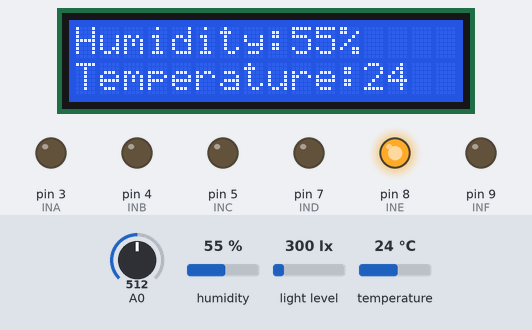
Recording of a sketch running on a simulated Arduino Mega 2560, built with avr-gcc and run on an emulated ATmega2560. On the bench: 16×2 character LCD, output pins drawn as LEDs (lit = HIGH). Inputs (shaded band) come from the test bench; at power-on: light level 300 lx, humidity 55 %, temperature 24 °C, A0 = 512. What the sketch prints to the serial monitor is not drawn.

Above: at 2.2 s.
2.3 s: light level set to 112 lx
At 6.0 s:
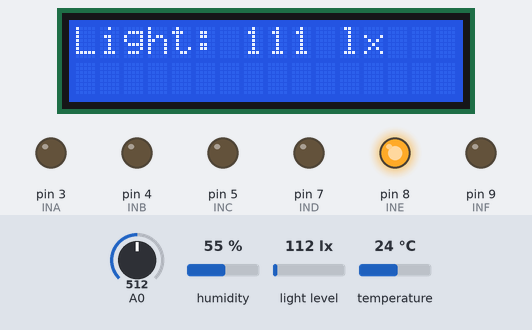
8.9 s: light level set to 95 lx
At 12.5 s:
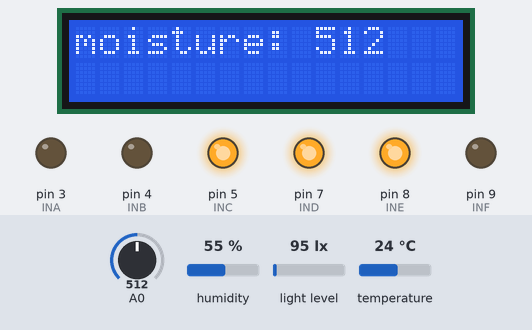
14.2 s: humidity set to 46 %
At 15.3 s:
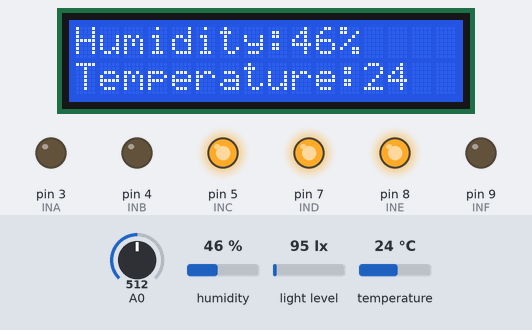
16.4 s: humidity set to 43 %
At 22.1 s:
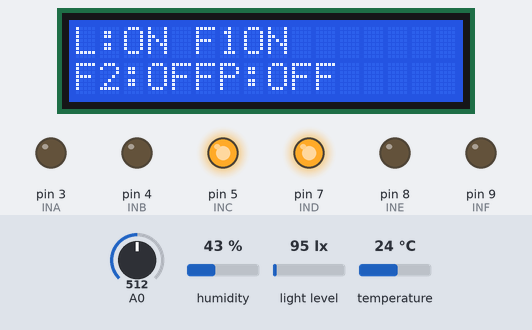
23.8 s: temperature set to 31 °C
At 28.1 s:
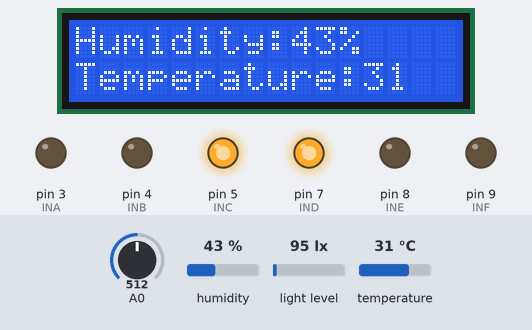
29.1 s: temperature set to 34 °C
At 34.8 s:
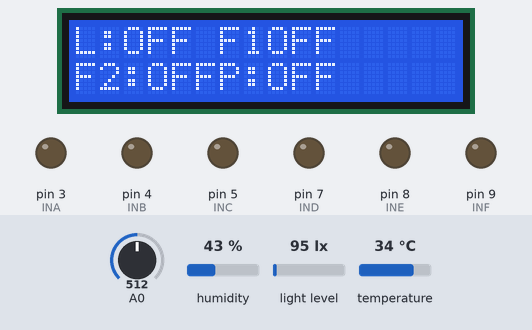
Timing chart, 0 to 37.7 s (numbered marks = the images above; inputs shaded):
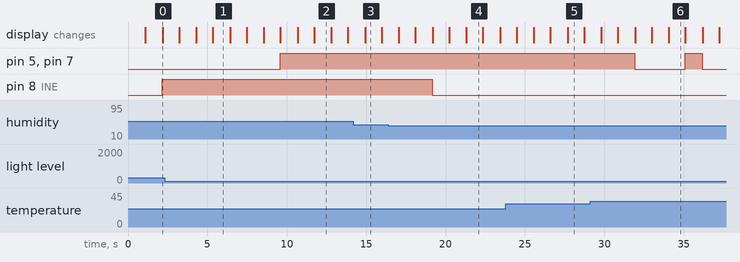

Measured:
- the behaviour switches between 101 and 100 lx on light level (found by bisection; images 1 and 2)
- the behaviour switches between 45 and 44 % on humidity (found by bisection; images 3 and 4)
- the behaviour switches between 32 and 33 °C on temperature (found by bisection; images 5 and 6)
- after the input at 8.9 s, pin 5 (INC), pin 7 (IND): LOW → HIGH after 0.68 s
- after the input at 16.4 s, pin 8 (INE): HIGH → LOW after 2.8 s
- after the input at 29.1 s, pin 5 (INC), pin 7 (IND): HIGH → LOW after 2.8 s, → HIGH 3.2 s later, → LOW 1.1 s later
- what the display in image 1 shows lasts 1.1 s, from 5.3 s to 6.4 s

The sketch:

testdemo.ino
```cpp
int count=0;
//BH1750
#include <Wire.h>
#include "BH1750.h"
BH1750 lightMeter;

//DHT11
#include "DHT11.h"
DHT11 DHT;
#define DHT11_PIN 42

//screen
#include "LiquidCrystal_I2C.h"
LiquidCrystal_I2C lcd(0x27,16,2);

//bluetooth
char serialData;

//power
#define INA  3
#define INB  4
#define INC  5
#define IND  7
#define INE  8
#define INF  9

int humidity;

bool skate[4]={false};
String machine[4]={"L:"," F1","F2:","P:"};
bool isAuto=true;

void setup(){
  Serial.begin(9600);
  Serial1.begin(9600);
  Serial1.println("Welcome");

  //btSerial.begin(9600);
  lightMeter.begin();               //initialize BH1750

  lcd.init();                      // initialize the lcd
  lcd.backlight();
  lcd.clear();
  lcd.setCursor(4,0);
  lcd.print("Welcome");

  pinMode(INA, OUTPUT);
  pinMode(INB, OUTPUT);
  pinMode(INC, OUTPUT);
  pinMode(IND, OUTPUT);
  pinMode(INE, OUTPUT);
  pinMode(INF, OUTPUT);

  delay(1000);
}

void getLight(){
  uint16_t lux = lightMeter.readLightLevel();
  Serial.print("Light: ");
  Serial.print(lux);
  Serial.println(" lx");

  if(isAuto){
    if(lux<100){
      digitalWrite(INC,HIGH);     //open the light
      digitalWrite(IND,HIGH);
      skate[0]=true;
      skate[1]=true;
    }
    else if(lux>200){
      digitalWrite(INC,LOW);      //close the light
      digitalWrite(IND,LOW);
      skate[0]=false;
      skate[1]=false;
    }
    else{
      ;
    }
  }

  //lcd
  lcd.clear();
  lcd.setCursor(0, 0);
  lcd.print("Light: ");
  lcd.print(lux,DEC);
  lcd.print(" lx");

  //bluetooth
  Serial1.print("Light: ");
  Serial1.print(lux);
  Serial1.println(" lx");
}

void getHumTem(){
  int chk;
  Serial.print("DHT11, \t");
  chk = DHT.read(DHT11_PIN);    // READ DATA
  switch (chk){
    case DHTLIB_OK:
                Serial.print("OK,\t");
                break;
    case DHTLIB_ERROR_CHECKSUM:
                Serial.print("Checksum error,\t");
                break;
    case DHTLIB_ERROR_TIMEOUT:
                Serial.print("Time out error,\t");
                break;
    default:
                Serial.print("Unknown error,\t");
                break;
  }
  // DISPLAT DATA
  Serial.print("hum:");
  Serial.print(DHT.humidity,1);
  Serial.print(",\t");
  Serial.print("tem:");
  Serial.println(DHT.temperature,1);

  if(isAuto){
    if(DHT.humidity>50){
      digitalWrite(INE,HIGH);     //fan2
      skate[2]=true;
    }
    else if(DHT.humidity<45){
      digitalWrite(INE,LOW);
      skate[2]=false;
    }
    if(DHT.temperature>32){
      digitalWrite(INC,LOW);      //close the light and fan1
      digitalWrite(IND,LOW);
      skate[0]=false;
      skate[1]=false;
    }
  }

  //lcd
  lcd.clear();
  lcd.setCursor(0,0);
  lcd.print("Humidity:");
  lcd.print(DHT.humidity);
  lcd.print("%");

  lcd.setCursor(0,1);
  lcd.print("Temperature:");
  lcd.print(DHT.temperature);

  //bluttooth
  Serial1.print("hum:");
  Serial1.print(DHT.humidity,1);
  Serial1.print(",\t");
  Serial1.print("tem:");
  Serial1.println(DHT.temperature,1);

  humidity= DHT.humidity;
}

void getMoisture(int humidity){
  int val=0;
  val=analogRead(0);   //传感器接于模拟口0
  Serial.print("Moisture:");
  Serial.println(val,DEC);//从串口发送数据并换行

  //lcd
  lcd.clear();
  lcd.setCursor(0,0);
  lcd.print("moisture: ");
  lcd.print(val);

  if(isAuto){
    if(val<2&&humidity>30){
      digitalWrite(INF,HIGH);
      skate[3]=true;
    }
    else if(val>2.3){
      digitalWrite(INF,LOW);
      skate[3]=false;
    }
    else{
      ;
    }
  }

  //bluttooth
  Serial1.print("Moisture:");
  Serial1.println(val,DEC);
}

void printSkate(){
  lcd.clear();
  lcd.setCursor(0,0);

  for(int i=0;i<4;i++){
    if(i==2){
      lcd.setCursor(0,1);
    }
    lcd.print(machine[i]);
    Serial1.print(machine[i]);
    if(skate[i]){
      lcd.print("ON");
      Serial1.println("ON");
    }
    else{
      lcd.print("OFF");
      Serial1.println("OFF");
    }
  }
}

void blControl(char serialData){
  switch(serialData){
    case '1':
      digitalWrite(INC,HIGH);
      skate[0]=true;
      break;
    case '2':
      digitalWrite(INC,LOW);
      skate[0]=false;
      break;
    case '3':
      digitalWrite(IND,HIGH);
      skate[1]=true;
      break;
    case '4':
      digitalWrite(IND,LOW);
      skate[1]=false;
      break;
     case '5':
      digitalWrite(INE,HIGH);
      skate[2]=true;
      break;
     case '6':
      digitalWrite(INE,LOW);
      skate[2]=false;
      break;
     case '7':
      digitalWrite(INF,HIGH);
      skate[3]=true;
      break;
     case '8':
      digitalWrite(INF,LOW);
      skate[3]=false;
      break;
     default:
      break;
  }
}

void loop() {
  if(count==0){
    //BH1750
    getLight();
  }
  else if(count==1000){
    //DHT11
    getHumTem();
    Serial.println(humidity);
  }
  else if(count==2000){
    //Moisture
    getMoisture(humidity);
  }
  else if(count==3000){
    //print skate
    printSkate();
  }
  else{
    //bluttooth
    if(Serial1.available()){
      serialData=Serial1.read();
      if(serialData=='a'){        //手动模式
        isAuto=false;
      }
      else if(serialData=='b'){   //自动模式
        isAuto=true;
      }
      else{
        if(!isAuto){
          blControl(serialData);
        }
      }
    }
  }

  count=(count+1)%4000;

  delay(1);
}
```
